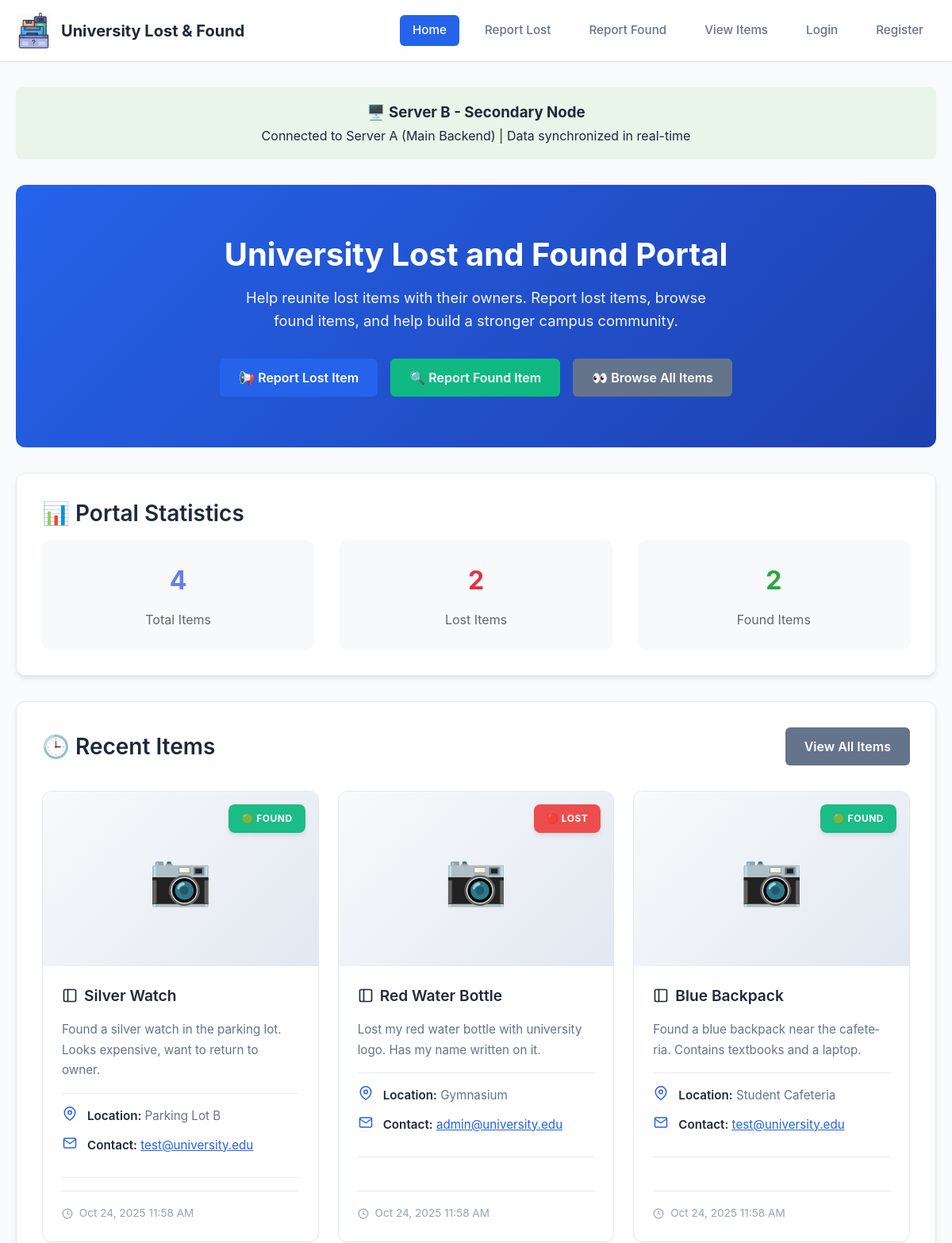
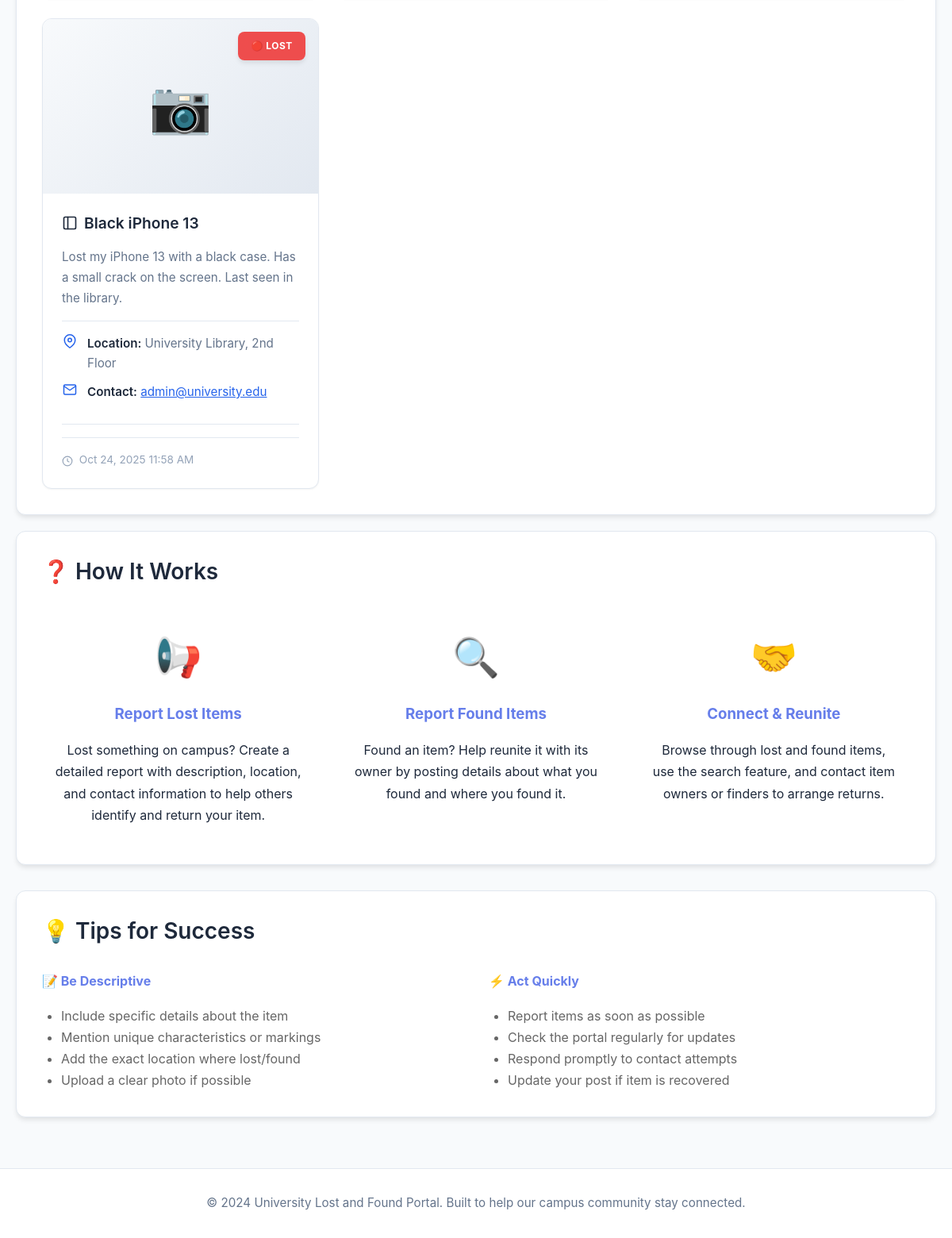
Page /ServerB/index.php on the committed database (2 pictures, top to bottom).
### tables this page shows
CREATE TABLE IF NOT EXISTS items (
    id INT AUTO_INCREMENT PRIMARY KEY,
    user_id INT DEFAULT NULL,
    title VARCHAR(100) NOT NULL,
    description TEXT NOT NULL,
    type ENUM('lost', 'found') NOT NULL,
    location VARCHAR(100) NOT NULL,
    contact VARCHAR(100) NOT NULL,
    image VARCHAR(255) NOT NULL,
    created_at TIMESTAMP DEFAULT CURRENT_TIMESTAMP,
    FOREIGN KEY (user_id) REFERENCES users(id) ON DELETE CASCADE
);

### ServerB/config.php (called while the page is built, shortened)
<?php
function isUserLoggedIn() {
    return isset($_SESSION['user_id']) && $_SESSION['user_id'] > 0;
}
?>

### ServerB/index.php (the view, shortened to what this page needs)
<?php
require_once 'config.php';
$itemsData = makeAPICall('get_items', ['limit' => 6], 'GET');
$recentItems = [];
$stats = ['total' => 0, 'lost_count' => 0, 'found_count' => 0];
if (isset($itemsData['success']) && $itemsData['success']) {
    $recentItems = $itemsData['items'];
    $stats = $itemsData['stats'];
} else {
    $conn = getDBConnection();
    if ($conn) {
        $sql = "SELECT * FROM items ORDER BY created_at DESC LIMIT 6";
        $result = $conn->query($sql);
        if ($result) {
            $recentItems = $result->fetch_all(MYSQLI_ASSOC);
        }
        $sql = "SELECT
            COUNT(*) as total,
            SUM(CASE WHEN type = 'lost' THEN 1 ELSE 0 END) as lost_count,
            SUM(CASE WHEN type = 'found' THEN 1 ELSE 0 END) as found_count
            FROM items";
        $result = $conn->query($sql);
        if ($result) {
            $stats = $result->fetch_assoc();
        }
    }
}
?>
<!DOCTYPE html>
<html lang="en">
<head>
    <link rel="stylesheet" href="style.css">
</head>
<body>
    <header>
        <div class="header-content">
            <div class="logo">
                <img src="./assets/logo.webp" alt="Lost & Found Logo">
                <h1>University Lost & Found</h1>
            </div>
            <nav>
                <ul>
                    <li><a href="index.php" class="active">Home</a></li>
                    <li><a href="report_lost.php">Report Lost</a></li>
                    <li><a href="report_found.php">Report Found</a></li>
                    <li><a href="items.php">View Items</a></li>
                    <?php if (isUserLoggedIn()): ?>
                        <li><a href="user_dashboard.php">My Dashboard</a></li>
                        <?php if (isCurrentUserAdmin()): ?>
                            <li><a href="../ServerA/admin_dashboard.php">Admin Panel</a></li>
                        <?php endif; ?>
                        <li><a href="user_dashboard.php?logout=1">Logout</a></li>
                    <?php else: ?>
                        <li><a href="user_login.php">Login</a></li>
                        <li><a href="user_register.php">Register</a></li>
                    <?php endif; ?>
                </ul>
            </nav>
        </div>
    </header>
    <main>
        <div class="server-info">
            <h3>🖥️ Server B - Secondary Node</h3>
            <p>Connected to Server A (Main Backend) | Data synchronized in real-time</p>
        </div>
        <section class="hero">
            <h2>University Lost and Found Portal</h2>
            <p>Help reunite lost items with their owners. Report lost items, browse found items, and help build a stronger campus community.</p>
            <div style="margin-top: 2rem; display: flex; gap: 1rem; justify-content: center; flex-wrap: wrap;">
                <a href="report_lost.php" class="btn">📢 Report Lost Item</a>
                <a href="report_found.php" class="btn btn-success">🔍 Report Found Item</a>
                <a href="items.php" class="btn btn-secondary">👀 Browse All Items</a>
            </div>
        </section>
        <section class="form-container">
            <h2>📊 Portal Statistics</h2>
            <div style="display: grid; grid-template-columns: repeat(auto-fit, minmax(200px, 1fr)); gap: 2rem; text-align: center;">
                <div style="padding: 1.5rem; background: #f8f9fa; border-radius: 10px;">
                    <h3 style="font-size: 2rem; color: #667eea; margin-bottom: 0.5rem;"><?php echo $stats['total']; ?></h3>
                    <p style="color: #666;">Total Items</p>
                </div>
                <div style="padding: 1.5rem; background: #f8f9fa; border-radius: 10px;">
                    <h3 style="font-size: 2rem; color: #dc3545; margin-bottom: 0.5rem;"><?php echo $stats['lost_count']; ?></h3>
                    <p style="color: #666;">Lost Items</p>
                </div>
                <div style="padding: 1.5rem; background: #f8f9fa; border-radius: 10px;">
                    <h3 style="font-size: 2rem; color: #28a745; margin-bottom: 0.5rem;"><?php echo $stats['found_count']; ?></h3>
                    <p style="color: #666;">Found Items</p>
                </div>
            </div>
        </section>
        <?php if (count($recentItems) > 0): ?>
        <section class="items-container">
            <div class="items-header">
                <h2>🕒 Recent Items</h2>
                <a href="items.php" class="btn btn-secondary">View All Items</a>
            </div>
            <div class="items-grid">
                <?php foreach ($recentItems as $item): ?>
                <div class="item-card">
                    <div class="item-card-header">
                        <span class="item-type <?php echo $item['type']; ?>">
                            <?php echo $item['type'] === 'lost' ? '🔴 Lost' : '🟢 Found'; ?>
                        </span>
                        <?php if ($item['image'] && file_exists('../ServerA/uploads/' . $item['image'])): ?>
                            <img src="../ServerA/uploads/<?php echo htmlspecialchars($item['image']); ?>"
                                 alt="<?php echo htmlspecialchars($item['title']); ?>"
                                 class="item-image">
                        <?php else: ?>
                            <div class="no-image-placeholder">
                                <span>📷</span>
                            </div>
                        <?php endif; ?>
                    </div>
                    <div class="item-card-body">
                        <h3>
                            <svg width="20" height="20" viewBox="0 0 24 24" fill="none" stroke="currentColor" stroke-width="2" stroke-linecap="round" stroke-linejoin="round">
                                <rect x="3" y="3" width="18" height="18" rx="2" ry="2"></rect>
                                <line x1="9" y1="3" x2="9" y2="21"></line>
                            </svg>
                            <?php echo htmlspecialchars($item['title']); ?>
                        </h3>
                        <div class="item-card-section">
                            <div class="item-description"><?php echo htmlspecialchars($item['description']); ?></div>
                        </div>
                        <div class="item-card-section">
                            <div class="item-detail">
                                <svg class="item-detail-icon" width="18" height="18" viewBox="0 0 24 24" fill="none" stroke="currentColor" stroke-width="2" stroke-linecap="round" stroke-linejoin="round">
                                    <path d="M21 10c0 7-9 13-9 13s-9-6-9-13a9 9 0 0 1 18 0z"></path>
                                    <circle cx="12" cy="10" r="3"></circle>
                                </svg>
                                <div class="item-detail-content">
                                    <strong>Location:</strong> <?php echo htmlspecialchars($item['location']); ?>
                                </div>
                            </div>
                            <div class="item-detail">
                                <svg class="item-detail-icon" width="18" height="18" viewBox="0 0 24 24" fill="none" stroke="currentColor" stroke-width="2" stroke-linecap="round" stroke-linejoin="round">
                                    <path d="M4 4h16c1.1 0 2 .9 2 2v12c0 1.1-.9 2-2 2H4c-1.1 0-2-.9-2-2V6c0-1.1.9-2 2-2z"></path>
                                    <polyline points="22,6 12,13 2,6"></polyline>
                                </svg>
                                <div class="item-detail-content">
                                    <strong>Contact:</strong> <a href="mailto:<?php echo htmlspecialchars($item['contact']); ?>" style="color: var(--primary);"><?php echo htmlspecialchars($item['contact']); ?></a>
                                </div>
                            </div>
                        </div>
                        <div class="item-meta">
                            <p>
                                <svg width="14" height="14" viewBox="0 0 24 24" fill="none" stroke="currentColor" stroke-width="2" style="vertical-align: middle; margin-right: 4px;">
                                    <circle cx="12" cy="12" r="10"></circle>
                                    <polyline points="12 6 12 12 16 14"></polyline>
                                </svg>
                                <?php echo date('M j, Y g:i A', strtotime($item['created_at'])); ?>
                            </p>
                        </div>
                    </div>
                </div>
                <?php endforeach; ?>
            </div>
        </section>
        <?php endif; ?>
        <section class="form-container">
            <h2>❓ How It Works</h2>
            <div style="display: grid; grid-template-columns: repeat(auto-fit, minmax(250px, 1fr)); gap: 2rem; margin-top: 2rem;">
                <div style="text-align: center; padding: 1rem;">
                    <div style="font-size: 3rem; margin-bottom: 1rem;">📢</div>
                    <h3 style="color: #667eea; margin-bottom: 1rem;">Report Lost Items</h3>
                    <p>Lost something on campus? Create a detailed report with description, location, and contact information to help others identify and return your item.</p>
                </div>
                <div style="text-align: center; padding: 1rem;">
                    <div style="font-size: 3rem; margin-bottom: 1rem;">🔍</div>
                    <h3 style="color: #667eea; margin-bottom: 1rem;">Report Found Items</h3>
                    <p>Found an item? Help reunite it with its owner by posting details about what you found and where you found it.</p>
                </div>
                <div style="text-align: center; padding: 1rem;">
                    <div style="font-size: 3rem; margin-bottom: 1rem;">🤝</div>
                    <h3 style="color: #667eea; margin-bottom: 1rem;">Connect & Reunite</h3>
                    <p>Browse through lost and found items, use the search feature, and contact item owners or finders to arrange returns.</p>
                </div>
            </div>
        </section>
        <section class="form-container">
            <h2>💡 Tips for Success</h2>
            <div style="display: grid; grid-template-columns: repeat(auto-fit, minmax(300px, 1fr)); gap: 2rem; margin-top: 2rem;">
                <div>
                    <h4 style="color: #667eea; margin-bottom: 1rem;">📝 Be Descriptive</h4>
                    <ul style="padding-left: 1.5rem; color: #666;">
                        <li>Include specific details about the item</li>
                        <li>Mention unique characteristics or markings</li>
                        <li>Add the exact location where lost/found</li>
                        <li>Upload a clear photo if possible</li>
                    </ul>
                </div>
                <div>
                    <h4 style="color: #667eea; margin-bottom: 1rem;">⚡ Act Quickly</h4>
                    <ul style="padding-left: 1.5rem; color: #666;">
                        <li>Report items as soon as possible</li>
                        <li>Check the portal regularly for updates</li>
                        <li>Respond promptly to contact attempts</li>
                        <li>Update your post if item is recovered</li>
                    </ul>
                </div>
            </div>
        </section>
    </main>
    <footer>
        <p>&copy; 2024 University Lost and Found Portal. Built to help our campus community stay connected.</p>
    </footer>
</body>
</html>

### ServerB/index.php (style rules this page uses)
.server-info { background: #e8f5e8; padding: 1rem; border-radius: 8px; margin-bottom: 2rem; text-align: center; }

### rows in the picture
items: type "🟢 FOUND", title "Silver Watch", description "Found a silver watch in the parking lot. Looks expensive, want to return to owner.", location "Parking Lot B", contact "test@university.edu", created_at "Oct 24, 2025 11:58 AM"
items: type "🔴 LOST", title "Red Water Bottle", description "Lost my red water bottle with university logo. Has my name written on it.", location "Gymnasium", contact "admin@university.edu", created_at "Oct 24, 2025 11:58 AM"
items: type "🟢 FOUND", title "Blue Backpack", description "Found a blue backpack near the cafeteria. Contains textbooks and a laptop.", location "Student Cafeteria", contact "test@university.edu", created_at "Oct 24, 2025 11:58 AM"
items: type "🔴 LOST", title "Black iPhone 13", description "Lost my iPhone 13 with a black case. Has a small crack on the screen. Last seen in the library.", location "University Library, 2nd Floor", contact "admin@university.edu", created_at "Oct 24, 2025 11:58 AM"

### other values in the picture
$stats['total'] "4"
$stats['lost_count'] "2"
$stats['found_count'] "2"
